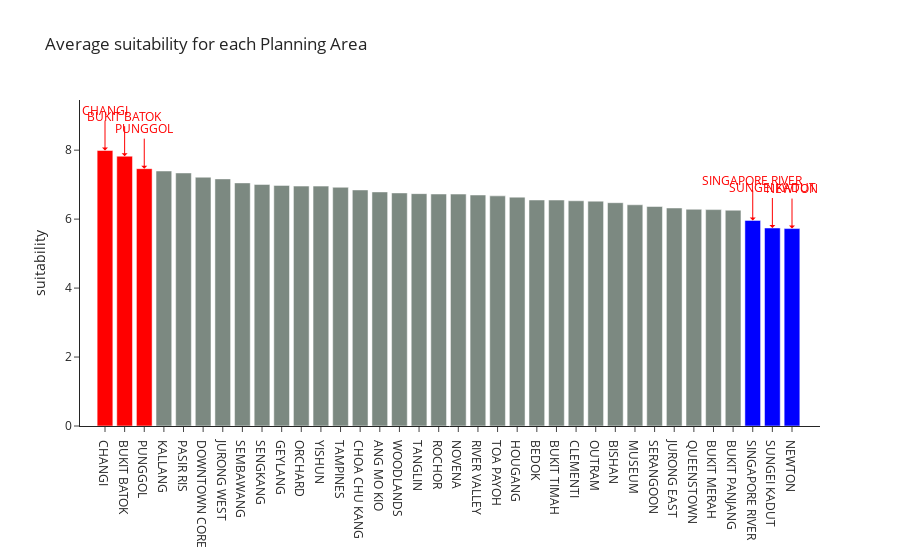

Write notebook code for a chart like this one.
### Code cell
plot_planning_area_rankings(mrt_stations_df_combined, "suitability")

### Figure 1 — Plotly figure (JSON) as saved in the notebook; plotly's stock layout.template omitted (floating-point values rounded to 4 significant figures)
{"data": [{"marker": {"color": ["red", "red", "red", "#7c8981", "#7c8981", "#7c8981", "#7c8981", "#7c8981", "#7c8981", "#7c8981", "#7c8981", "#7c8981", "#7c8981", "#7c8981", "#7c8981", "#7c8981", "#7c8981", "#7c8981", "#7c8981", "#7c8981", "#7c8981", "#7c8981", "#7c8981", "#7c8981", "#7c8981", "#7c8981", "#7c8981", "#7c8981", "#7c8981", "#7c8981", "#7c8981", "#7c8981", "#7c8981", "blue", "blue", "blue"]}, "type": "bar", "x": ["CHANGI", "BUKIT BATOK", "PUNGGOL", "KALLANG", "PASIR RIS", "DOWNTOWN CORE", "JURONG WEST", "SEMBAWANG", "SENGKANG", "GEYLANG", "ORCHARD", "YISHUN", "TAMPINES", "CHOA CHU KANG", "ANG MO KIO", "WOODLANDS", "TANGLIN", "ROCHOR", "NOVENA", "RIVER VALLEY", "TOA PAYOH", "HOUGANG", "BEDOK", "BUKIT TIMAH", "CLEMENTI", "OUTRAM", "BISHAN", "MUSEUM", "SERANGOON", "JURONG EAST", "QUEENSTOWN", "BUKIT MERAH", "BUKIT PANJANG", "SINGAPORE RIVER", "SUNGEI KADUT", "NEWTON"], "y": [7.99, 7.825, 7.463, 7.396, 7.339, 7.216, 7.167, 7.051, 7.007, 6.978, 6.958, 6.957, 6.923, 6.847, 6.789, 6.76, 6.739, 6.729, 6.727, 6.7, 6.675, 6.638, 6.555, 6.554, 6.532, 6.522, 6.477, 6.416, 6.367, 6.323, 6.286, 6.276, 6.259, 5.963, 5.743, 5.726]}], "layout": {"annotations": [{"arrowcolor": "red", "arrowhead": 1, "ax": 0, "ay": -40, "font": {"color": "red", "size": 12}, "showarrow": true, "text": "CHANGI", "x": "CHANGI", "y": 7.99}, {"arrowcolor": "red", "arrowhead": 1, "ax": 0, "ay": -40, "font": {"color": "red", "size": 12}, "showarrow": true, "text": "BUKIT BATOK", "x": "BUKIT BATOK", "y": 7.825}, {"arrowcolor": "red", "arrowhead": 1, "ax": 0, "ay": -40, "font": {"color": "red", "size": 12}, "showarrow": true, "text": "PUNGGOL", "x": "PUNGGOL", "y": 7.463}, {"arrowcolor": "red", "arrowhead": 1, "ax": 0, "ay": -40, "font": {"color": "red", "size": 12}, "showarrow": true, "text": "SINGAPORE RIVER", "x": "SINGAPORE RIVER", "y": 5.963}, {"arrowcolor": "red", "arrowhead": 1, "ax": 0, "ay": -40, "font": {"color": "red", "size": 12}, "showarrow": true, "text": "SUNGEI KADUT", "x": "SUNGEI KADUT", "y": 5.743}, {"arrowcolor": "red", "arrowhead": 1, "ax": 0, "ay": -40, "font": {"color": "red", "size": 12}, "showarrow": true, "text": "NEWTON", "x": "NEWTON", "y": 5.726}], "hovermode": "closest", "title": {"text": "Average suitability for each Planning Area"}, "yaxis": {"title": {"text": "suitability"}}}}
